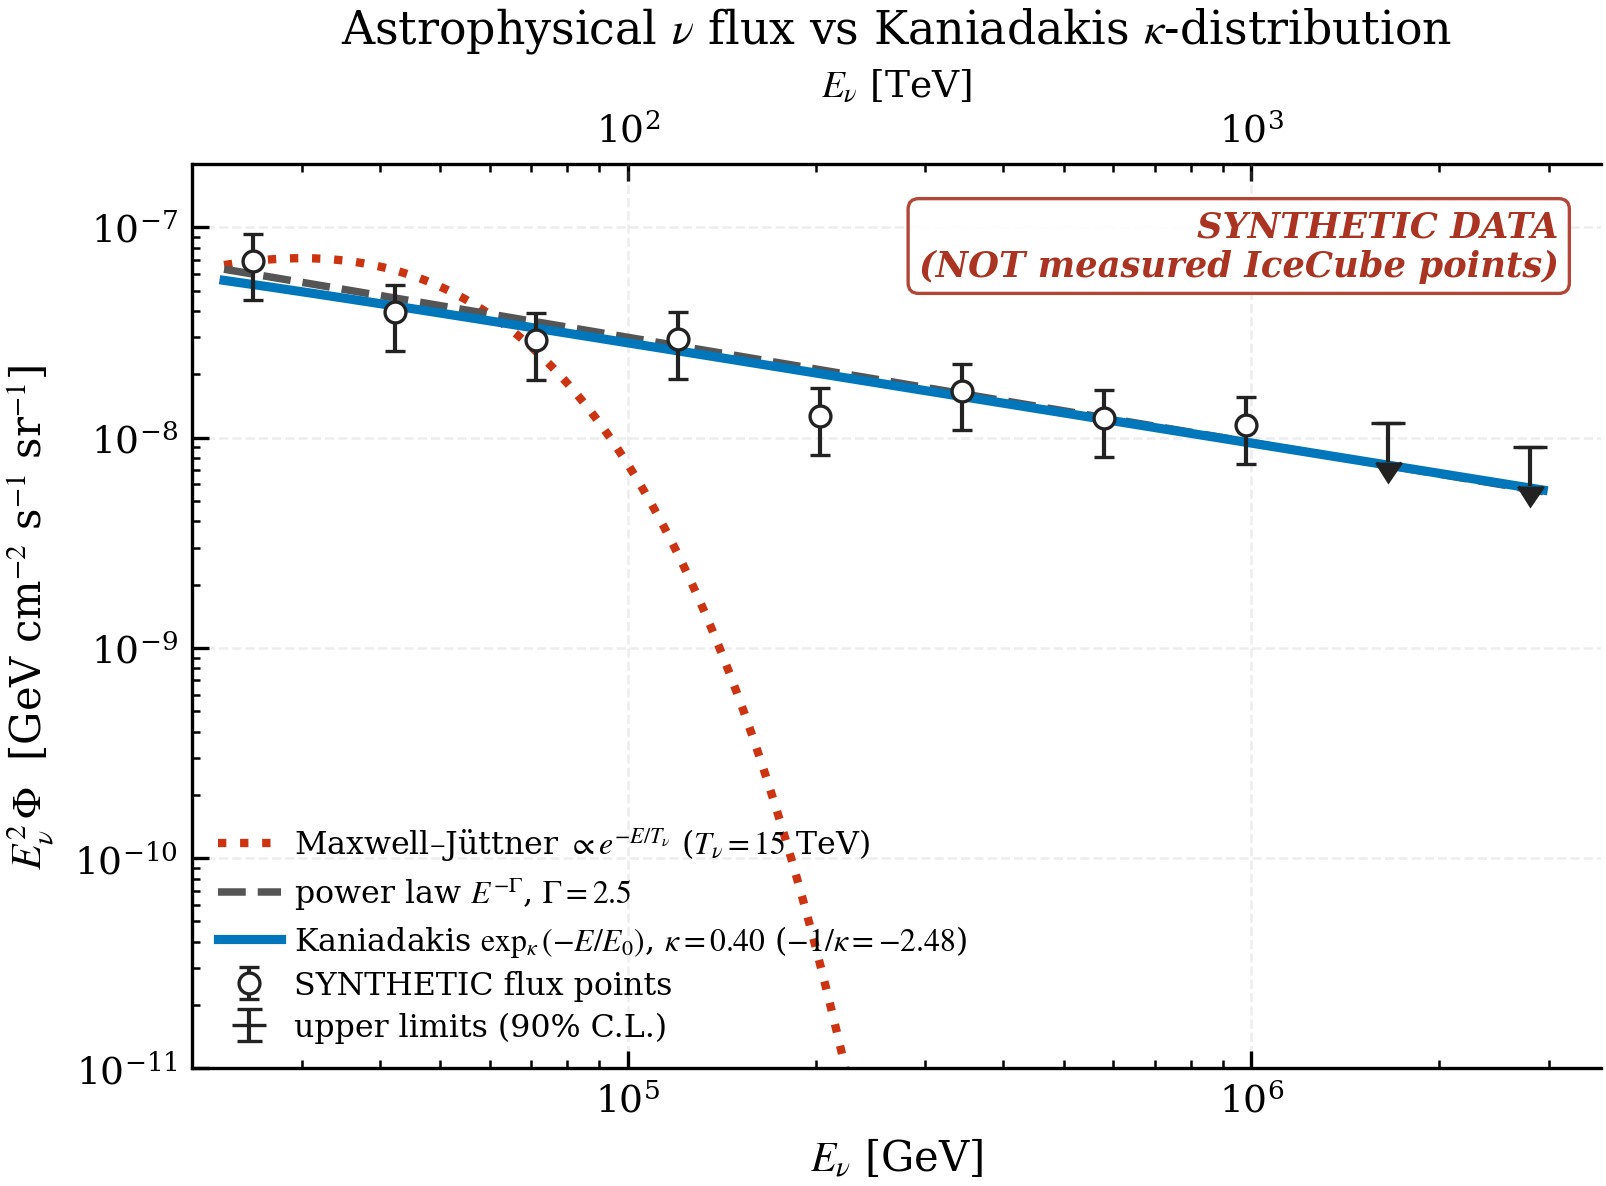

Source code (Python):
# -*- coding: utf-8 -*-
r"""
fig10_kaniadakis_neutrino.py  ->  figures/fig10_kaniadakis_neutrino.{pdf,png}
=============================================================================

WHAT IT SHOWS
-------------
The high-energy astrophysical neutrino flux (per flavour, E^2 Phi vs E over
25 TeV - 2.8 PeV) compared with three functional forms:

  (i)   an unbroken power law   Phi ~ E^{-Gamma},  Gamma = 2.5      (dashed),
  (ii)  a Kaniadakis kappa-distribution  Phi ~ exp_kappa(-E/E0),
        whose high-energy bare tail is E^{-1/kappa}                (solid),
  (iii) a Maxwell-Juttner exponential  Phi ~ exp(-E/T_nu)          (dotted),
        which cannot describe the measured power-law tail and collapses
        above ~100 TeV.

The Kaniadakis kappa is fitted so that its asymptotic index -1/kappa
reproduces the neutrino spectral index; the fitted kappa is printed and
annotated.

CONVENTION (see 00_conventions.tex)
-----------------------------------
kappa is the DIMENSIONLESS Kaniadakis deformation parameter (|kappa|<1); the
argument E/E0 is dimensionless.  The bare-occupation tail index is -1/kappa
(distinct from the invariant-yield index used in Fig. 9).

DATA PROVENANCE  --  *** SYNTHETIC (clearly labelled) ***
---------------------------------------------------------
The individual flux points plotted here are SYNTHETIC: they are drawn from
the published single-power-law description of the IceCube astrophysical
neutrino flux (per-flavour spectral index Gamma ~= 2.5, normalization at
100 TeV of order 10^{-8} GeV cm^-2 s^-1 sr^-1), namely

    Aartsen et al. [IceCube], Astrophys. J. 809 (2015) 98
    ("A combined maximum-likelihood analysis of the high-energy
     astrophysical neutrino flux ..."),

with realistic log-normal scatter and ~35% error bars added, plus two
upper limits at the highest energies (down arrows), consistent with the
low PeV-scale event statistics.  ONLY the power-law SHAPE/INDEX and the
approximate normalization are taken from the citation; the per-point values
are NOT the published measurement and MUST NOT be presented as measured
data.  The SYNTHETIC flag is stamped on the figure and printed.

(We do not fabricate the exact published differential points, whose precise
binning and asymmetric errors we cannot reproduce verbatim; honest synthetic
data grounded in the published index is used instead -- risk R11.)

Run:  python fig10_kaniadakis_neutrino.py
"""

from __future__ import annotations

import os
import sys

import numpy as np
from scipy.optimize import curve_fit

HERE = os.path.dirname(os.path.abspath(__file__))
CODE_DIR = os.path.dirname(HERE)
if CODE_DIR not in sys.path:
    sys.path.insert(0, CODE_DIR)

import _common as C  # noqa: E402
from _common import exp_k  # noqa: E402

# ---------------------------------------------------------------------------
# Published power-law description (Aartsen et al. 2015, ApJ 809:98).
# Per-flavour E^2 Phi at the pivot E_ref = 100 TeV, and the spectral index.
# ---------------------------------------------------------------------------
E_REF = 1.0e5                    # 100 TeV in GeV
GAMMA = 2.5                      # per-flavour astrophysical spectral index
E2PHI_REF = 3.0e-8              # GeV cm^-2 s^-1 sr^-1  (per flavour, ~ published)
E_MIN, E_MAX = 2.5e4, 2.8e6     # 25 TeV .. 2.8 PeV  in GeV

T_NU = 1.5e4                     # 15 TeV: Maxwell-Juttner / Kaniadakis scale E0
SYN_SEED = 20260715
SYN_SCATTER = 0.28               # log-normal scatter of the synthetic points
SYN_ERR = 0.35                   # ~35% relative error bars


def powerlaw_E2phi(E):
    """Published unbroken power law in E^2 Phi representation."""
    return E2PHI_REF * (E / E_REF) ** (2.0 - GAMMA)


def make_synthetic_data():
    """Draw SYNTHETIC flux points from the published power law (labelled)."""
    rng = np.random.default_rng(SYN_SEED)
    # 8 measured points + 2 upper limits at the top, log-spaced.
    E = np.logspace(np.log10(E_MIN), np.log10(E_MAX), 10)
    E_meas, E_ulim = E[:8], E[8:]
    true = powerlaw_E2phi(E_meas)
    y = true * rng.lognormal(0.0, SYN_SCATTER, size=E_meas.size)
    yerr = SYN_ERR * y
    # upper limits: place arrows at ~1.6x the power-law expectation
    ulim = 1.6 * powerlaw_E2phi(E_ulim)
    return dict(E=E_meas, y=y, yerr=yerr, E_ulim=E_ulim, ulim=ulim)


# ===========================================================================
# Kaniadakis and Maxwell-Juttner overlays
# ===========================================================================
def kaniadakis_E2phi(E, A, kappa, E0):
    """E^2 Phi for a Kaniadakis flux Phi ~ exp_kappa(-E/E0)."""
    return A * E ** 2 * exp_k(-E / E0, kappa)


def fit_kaniadakis(data):
    """Fit (A, kappa, E0) of the Kaniadakis form to the synthetic points."""
    E, y, yerr = data["E"], data["y"], data["yerr"]
    ln_sig = yerr / y

    def log_model(E_, lnA, kappa, lnE0):
        return np.log(kaniadakis_E2phi(E_, np.exp(lnA), kappa, np.exp(lnE0)))

    # asymptotic E^{2-1/kappa} = E^{-0.5}  ->  kappa ~ 0.4 initial guess
    p0 = [np.log(1e-18), 0.40, np.log(T_NU)]
    bounds = ([np.log(1e-30), 0.20, np.log(2e3)],
              [np.log(1e-6), 0.90, np.log(2e5)])
    popt, pcov = curve_fit(log_model, E, np.log(y), p0=p0, sigma=ln_sig,
                           absolute_sigma=True, bounds=bounds, maxfev=40000)
    perr = np.sqrt(np.diag(pcov))
    A, kappa, E0 = np.exp(popt[0]), popt[1], np.exp(popt[2])
    resid = (np.log(y) - log_model(E, *popt)) / ln_sig
    chi2 = float(np.sum(resid ** 2))
    dof = E.size - 3
    return dict(A=A, kappa=kappa, E0=E0, kappa_err=perr[1],
                chi2=chi2, dof=dof, chi2_dof=chi2 / dof)


def maxwell_juttner_E2phi(E, data):
    """Exponential (MJ) form normalized to the lowest-energy synthetic point."""
    E0_low = data["E"][0]
    norm = data["y"][0] / (E0_low ** 2 * np.exp(-E0_low / T_NU))
    return norm * E ** 2 * np.exp(-E / T_NU)


# ===========================================================================
# Figure
# ===========================================================================
def make_figure():
    plt = C.apply_style()
    data = make_synthetic_data()
    kfit = fit_kaniadakis(data)

    print("=" * 74)
    print("fig10_kaniadakis_neutrino: IceCube nu flux + Kaniadakis kappa-fit")
    print("=" * 74)
    print("  PROVENANCE : SYNTHETIC (labelled) -- NOT the published points.")
    print("  shape from : Aartsen et al. [IceCube], ApJ 809 (2015) 98 "
          f"(Gamma~{GAMMA}, per-flavour)")
    print(f"  energy range: {E_MIN/1e3:.0f} TeV .. {E_MAX/1e6:.2f} PeV")
    print("-" * 74)
    print("  OVERLAYS")
    print(f"    (i)   power law    : Gamma = {GAMMA}  (E^2 Phi ~ "
          f"E^{2.0-GAMMA:+.1f})")
    print(f"    (ii)  Kaniadakis   : kappa = {kfit['kappa']:.3f} "
          f"+/- {kfit['kappa_err']:.3f},  E0 = {kfit['E0']/1e3:.1f} TeV,  "
          f"asymptotic index -1/kappa = {-1.0/kfit['kappa']:.2f}")
    print(f"           chi2/dof (Kaniadakis vs synthetic) = "
          f"{kfit['chi2_dof']:.2f}")
    print(f"    (iii) Maxwell-Juttner exp : T_nu = {T_NU/1e3:.0f} TeV "
          "(collapses at high E)")
    print("-" * 74)

    fig, ax = plt.subplots(figsize=(5.4, 4.0))

    Eg = np.logspace(np.log10(E_MIN * 0.9), np.log10(E_MAX * 1.05), 400)

    # (iii) Maxwell-Juttner exponential (dotted, fails)
    ax.plot(Eg, maxwell_juttner_E2phi(Eg, data), ls=":", color="#CC3311",
            lw=2.0, zorder=2,
            label=("Maxwell–Jüttner "
                   rf"$\propto e^{{-E/T_\nu}}$ ($T_\nu={T_NU/1e3:.0f}$ TeV)"))

    # (i) unbroken power law (dashed)
    ax.plot(Eg, powerlaw_E2phi(Eg), ls="--", color="#555555", lw=1.8,
            zorder=3, label=rf"power law $E^{{-\Gamma}}$, $\Gamma={GAMMA}$")

    # (ii) Kaniadakis (solid)
    ax.plot(Eg, kaniadakis_E2phi(Eg, kfit["A"], kfit["kappa"], kfit["E0"]),
            ls="-", color="#0077BB", lw=2.2, zorder=4,
            label=(rf"Kaniadakis $\exp_\kappa(-E/E_0)$, "
                   rf"$\kappa={kfit['kappa']:.2f}$ ($-1/\kappa="
                   rf"{-1.0/kfit['kappa']:.2f}$)"))

    # SYNTHETIC data points
    ax.errorbar(data["E"], data["y"], yerr=data["yerr"], ls="none",
                marker="o", ms=5, mfc="white", mec="#222222",
                ecolor="#222222", elinewidth=1.0, capsize=2.5, zorder=6,
                label="SYNTHETIC flux points")

    # upper limits as downward arrows
    ax.errorbar(data["E_ulim"], data["ulim"],
                yerr=0.35 * data["ulim"], uplims=True, ls="none",
                marker="_", ms=8, color="#222222", ecolor="#222222",
                elinewidth=1.0, capsize=3, zorder=6,
                label="upper limits (90% C.L.)")

    ax.set_xscale("log")
    ax.set_yscale("log")
    ax.set_xlim(E_MIN * 0.8, E_MAX * 1.3)
    ax.set_ylim(1e-11, 2e-7)
    ax.set_xlabel(r"$E_\nu$ [GeV]")
    ax.set_ylabel(r"$E_\nu^{2}\,\Phi$  [GeV cm$^{-2}$ s$^{-1}$ sr$^{-1}$]")
    ax.set_title(r"Astrophysical $\nu$ flux vs Kaniadakis $\kappa$-distribution")
    ax.grid(True, which="major", alpha=0.22)

    # secondary axis in TeV for readability
    secax = ax.secondary_xaxis(
        "top", functions=(lambda e: e / 1e3, lambda t: t * 1e3))
    secax.set_xlabel(r"$E_\nu$ [TeV]", fontsize=9)

    ax.legend(loc="lower left", fontsize=7.6, handletextpad=0.4,
              labelspacing=0.35)

    # SYNTHETIC banner
    ax.text(0.97, 0.95, "SYNTHETIC DATA\n(NOT measured IceCube points)",
            transform=ax.transAxes, ha="right", va="top", fontsize=8.5,
            style="italic", weight="bold", color="#AA3322",
            bbox=dict(boxstyle="round,pad=0.3", fc="white", ec="#AA3322",
                      lw=0.8, alpha=0.9))

    paths = C.savefig_dual(fig, "fig10_kaniadakis_neutrino", bbox_inches="tight")
    print("  PROVENANCE (for caption): SYNTHETIC -- points are not the "
          "published IceCube measurement.")
    print(f"  kappa used (fitted) = {kfit['kappa']:.3f}")
    print("  wrote:")
    for p in paths:
        print("    " + p)
    print("=" * 74)
    plt.close(fig)
    return kfit, paths


if __name__ == "__main__":
    make_figure()
